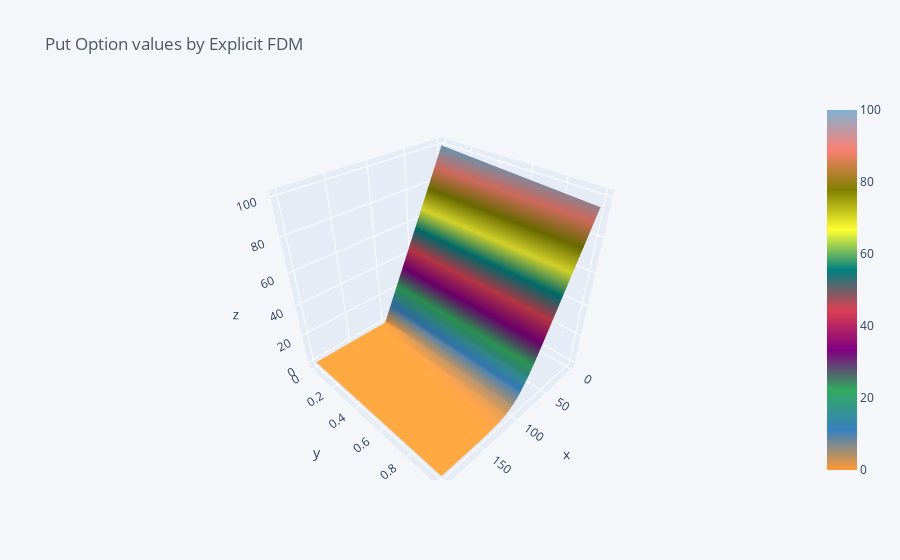

This figure's notebook cell:
### Code cell
# Visualize the plot for put option
fdm_puts.iplot(kind='surface', title='Put Option values by Explicit FDM')

### Figure 1 — Plotly figure (JSON) as saved in the notebook; plotly's stock layout.template omitted (floating-point values rounded to 4 significant figures; data arrays with more than 128 entries replaced by an {"elided": "..."} marker saying what was removed)
{"data": [{"colorscale": [[0, "rgb(255, 153, 51)"], [0.1111, "rgb(55, 128, 191)"], [0.2222, "rgb(50, 171, 96)"], [0.3333, "rgb(128, 0, 128)"], [0.4444, "rgb(219, 64, 82)"], [0.5556, "rgb(0, 128, 128)"], [0.6667, "rgb(255, 255, 51)"], [0.7778, "rgb(128, 128, 0)"], [0.8889, "rgb(251, 128, 114)"], [1, "rgb(128, 177, 211)"]], "type": "surface", "x": [0, 10, 20, 30, 40, 50, 60, 70, 80, 90, 100, 110, 120, 130, 140, 150, 160, 170, 180, 190, 200], "y": [0, 0.06, 0.11, 0.17, 0.22, 0.28, 0.33, 0.39, 0.44, 0.5, 0.56, 0.61, 0.67, 0.72, 0.78, 0.83, 0.89, 0.94, 1], "z": {"elided": "19x21 float values"}}], "layout": {"legend": {"bgcolor": "#F5F6F9", "font": {"color": "#4D5663"}}, "paper_bgcolor": "#F5F6F9", "plot_bgcolor": "#F5F6F9", "title": {"font": {"color": "#4D5663"}, "text": "Put Option values by Explicit FDM"}, "xaxis": {"gridcolor": "#E1E5ED", "showgrid": true, "tickfont": {"color": "#4D5663"}, "title": {"font": {"color": "#4D5663"}, "text": ""}, "zerolinecolor": "#E1E5ED"}, "yaxis": {"gridcolor": "#E1E5ED", "showgrid": true, "tickfont": {"color": "#4D5663"}, "title": {"font": {"color": "#4D5663"}, "text": ""}, "zerolinecolor": "#E1E5ED"}}}
